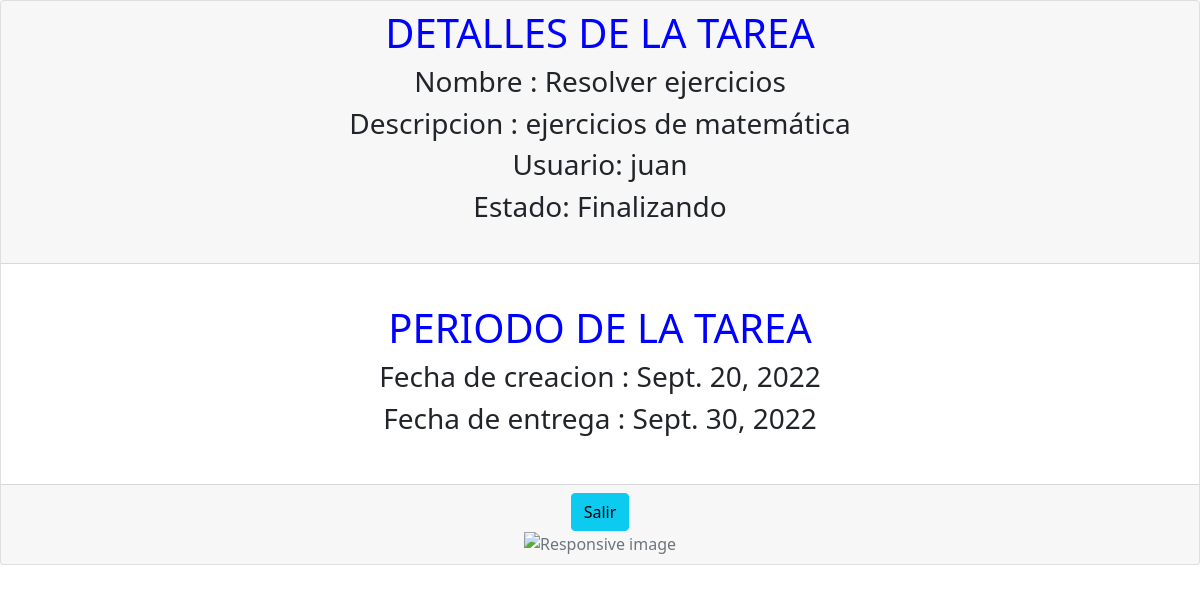
/detalleTarea/15, run on an earlier commit of the app's database.
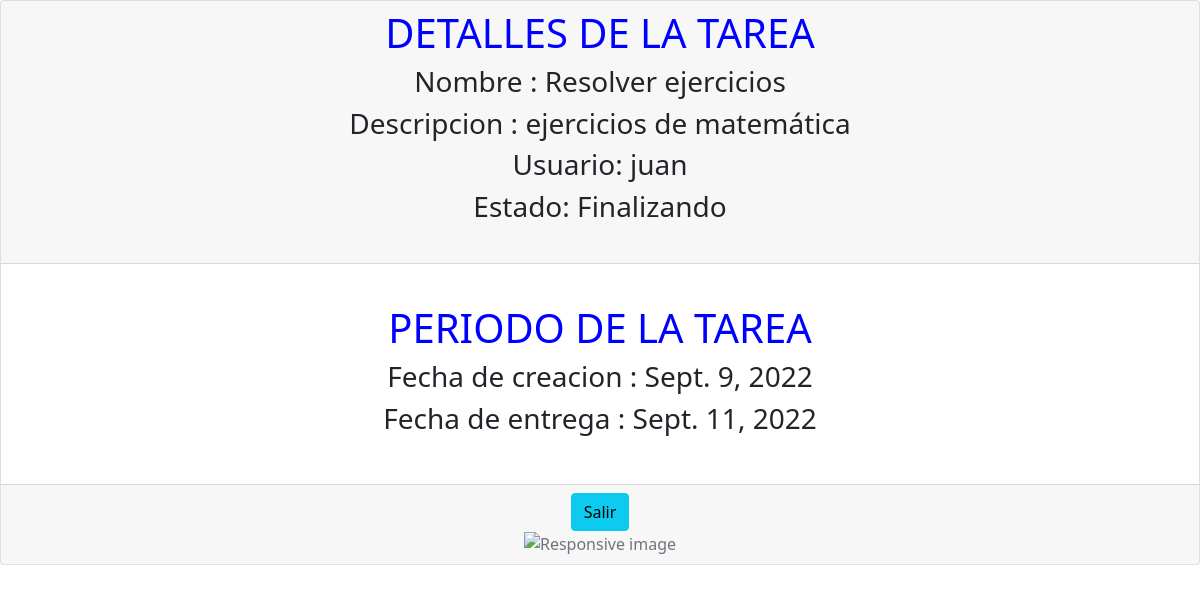
And on a later commit of the database.
### gestion_tareas/models.py (models this page shows)
class tarea(models.Model):
    nombre_tarea = models.CharField(max_length=128,default='')
    descripcion = models.CharField(max_length=256,default='')
    fecha_creacion = models.DateField(default=datetime.date.today)
    fecha_entrega = models.DateField(null=True)
    usuario_responsable = models.CharField(max_length=128,default='')
    estadoTarea = models.CharField(max_length=128,default='PROGRESO')

### gestion_tareas/views.py (the view)
# urls.py: path('detalleTarea/<str:ind>',views.detalleTarea,name='detalleTarea'),
def detalleTarea(request,ind):
 tareas_detalles = tarea.objects.get(id=ind)
 return render(request, 'gestion_tareas/detalleTarea.html', {
        'tareas_detalles': tareas_detalles,
    })

### gestion_tareas/templates/gestion_tareas/detalleTarea.html (shortened to what this page needs)
<!DOCTYPE html>
<html lang="en">
<head>
    <link href="https://cdn.jsdelivr.net/npm/bootstrap@5.0.2/dist/css/bootstrap.min.css" rel="stylesheet">
</head>
<body>
    <div class="card text-center">
        <div class="card-header">
            <h1 style="color: blue;">DETALLES DE LA TAREA</h1>
            <h3>Nombre : {{ tareas_detalles.nombre_tarea }}</h3>
            <h3>Descripcion : {{ tareas_detalles.descripcion}}</h3>
            <h3>Usuario: {{ tareas_detalles.usuario_responsable }}</h3>
            <h3>Estado: {{ tareas_detalles.estadoTarea }}</h3>
            <br>
        </div>
        <div class="card-body">
          <br>
          <h1 class="card-title" style="color:blue">PERIODO DE LA TAREA</h1>
          <h3>Fecha de creacion : {{ tareas_detalles.fecha_creacion }}</h3>
          <h3>Fecha de entrega : {{ tareas_detalles.fecha_entrega }}</h3>
        </div>
        <br>
        <div class="card-footer text-muted">
            <a class="btn btn-info" href="{% url 'gestion_tareas:dashboard' %}">Salir</a>
            <br>
            <img src="https://encrypted-tbn0.gstatic.com/images?q=tbn:ANd9GcRBlXuW1Ty5soSXFsny8PhlfP4fF6cVS1qWZA&usqp=CAU" class="img-fluid" alt="Responsive image">
          </div>
      </div>
</body>
</html>

What changed in the data, as far as the page shows it:
changed tarea "Resolver ejercicios": fecha_creacion "Sept. 20, 2022" → "Sept. 9, 2022"; fecha_entrega "Sept. 30, 2022" → "Sept. 11, 2022"
